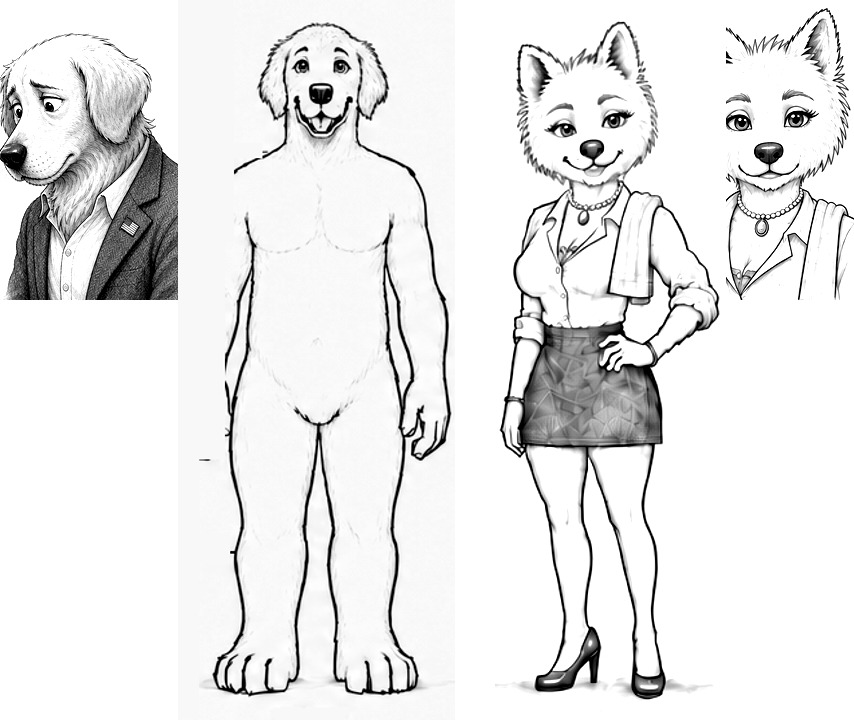
#> input picture scripts/training/variant-refs/barclay-abby.jpg, 854 x 720 px, given in place of variant-refs, which was not available
$ python measure-abby-eye.py training/variant-refs
#> lines starting #> are read from the running program, lines starting #| are printed output that depends on the picture; pictures that were not available may be replaced by others from this repository, and a replacement may not be noted
"""MEASURE ABBY'S EYE - the judges' round-3 pass criterion, applied by number.

    "Judge the eye by measurement, not by eye: the near eye opening must fall
     well under 40% below L60 with a genuine paper-white patch on each side of
     the iris, or the round has failed again."

The look card measures the same way (section 1): abby-face-reference.jpg at
87.6% / 83.5% below L60, canon/vision/studies/abby.png at 52.3% / 39.7%, both
with no white at either side of the iris.

HOW THE BOX IS FOUND. In these renders the iris, pupil and lash line fuse into
ONE dark blob per eye - that blob IS the dark of the eye, which is the thing being
measured. The script thresholds at L70 inside a face-band search window, keeps
components of a plausible size, and takes the PAIR whose two blobs are close to
the same area, close to the same width and at close to the same height (without
that test a bottle shadow and the shelf edge outscore the eyes). Each blob's
bounding box is then grown by x1.35 wide and x1.30 tall to the eye OPENING, and
inside that opening:

  dark_pct   percentage of the opening below luminance 60 - the card's own metric
  white_L    the brightest 5th-percentile-from-top value in the strip on each
             SIDE of the iris (the outer 22% of the opening's width, at pupil
             height). "Paper-white" is judged against the render's own paper: the
             margin white is measured off the picture and printed as paper_L.

Usage:  python scripts/measure-abby-eye.py IMAGE [IMAGE ...] [--json]
"""
from __future__ import annotations

import argparse
import json
from pathlib import Path

import numpy as np
from PIL import Image, ImageDraw
from scipy import ndimage

SEARCH = (0.44, 0.42, 0.70, 0.56)      # x0, y0, x1, y1 as fractions of the frame
DARK_MAX_L = 70                        # the dark of the eye - iris, pupil, lash
DARK_AREA = (150, 2400)                # px, at 1344x1680
OPEN_W, OPEN_H = 1.35, 1.30            # the OPENING as a multiple of that dark bbox
SIDE_FRAC = 0.22                       # the outer strip on each side of the iris


def paper_white(a: np.ndarray) -> float:
    """The render's own white. These plates are full-bleed - there is no paper
    margin to sample - so the reference white is the brightest tone the picture
    actually reaches (the lit fur and the window), at the 99.5th percentile."""
    return float(np.percentile(a, 99.5))


def find_eyes(a: np.ndarray):
    h, w = a.shape
    x0, y0, x1, y1 = (round(SEARCH[0] * w), round(SEARCH[1] * h),
                      round(SEARCH[2] * w), round(SEARCH[3] * h))
    win = a[y0:y1, x0:x1]
    lab, n = ndimage.label(win < DARK_MAX_L)
    blobs = []
    for i in range(1, n + 1):
        ys, xs = np.where(lab == i)
        if not (DARK_AREA[0] <= ys.size <= DARK_AREA[1]):
            continue
        bw, bh = xs.max() - xs.min() + 1, ys.max() - ys.min() + 1
        # ABBY'S EYE IS SPECIFIED WIDER THAN IT IS TALL, so the dark inside it is
        # too. Requiring that here is what stops a tall bottle label on the back
        # bar from pairing with a real eye - it did exactly that at seeds 44 and 55.
        if bw == 0 or bh == 0 or bw / bh > 3.2 or bw / bh < 1.05:
            continue
        blobs.append({"cx": xs.mean() + x0, "cy": ys.mean() + y0, "w": bw, "h": bh, "area": ys.size})
    blobs.sort(key=lambda b: -b["area"])
    best = None
    for i in range(len(blobs)):
        for j in range(i + 1, len(blobs)):
            p, q = blobs[i], blobs[j]
            if abs(p["cy"] - q["cy"]) > 0.75 * max(p["h"], q["h"]) + 10:
                continue
            gap = abs(p["cx"] - q["cx"])
            if not (1.3 * max(p["w"], q["w"]) < gap < 6.0 * max(p["w"], q["w"])):
                continue
            # A PAIR OF EYES IS A PAIR: the two pupils are close to the same size
            # and sit at close to the same height. Without this the bright shelf
            # edge and a bottle shadow score higher than the eyes themselves.
            ar = max(p["area"], q["area"]) / max(1, min(p["area"], q["area"]))
            wr = max(p["w"], q["w"]) / max(1, min(p["w"], q["w"]))
            hr = max(p["h"], q["h"]) / max(1, min(p["h"], q["h"]))
            if ar > 2.2 or wr > 1.8 or hr > 1.8:
                continue
            score = (p["area"] + q["area"]) / (ar * wr)
            if best is None or score > best[0]:
                best = (score, sorted([p, q], key=lambda b: b["cx"]))
    return None if best is None else best[1]


def measure(path: Path) -> dict:
    im = Image.open(path).convert("L")
    a = np.asarray(im).astype(np.float32)
    paper = paper_white(a)
    eyes = find_eyes(a)
    out = {"image": str(path), "paper_L": round(paper, 1), "eyes": []}
    if not eyes:
        out["error"] = "no eye pair found in the search window"
        return out
    for side, b in zip(("viewer_left", "viewer_right"), eyes):
        ow = max(6, round(b["w"] * OPEN_W / 2))     # HALF-extents: the box is OPEN_W wide
        oh = max(5, round(b["h"] * OPEN_H / 2))
        cx, cy = round(b["cx"]), round(b["cy"])
        x0, x1 = max(0, cx - ow), min(a.shape[1], cx + ow)
        y0, y1 = max(0, cy - oh), min(a.shape[0], cy + oh)
        box = a[y0:y1, x0:x1]
        if box.size == 0:
            continue
        sw = max(2, round(box.shape[1] * SIDE_FRAC))
        band = box[max(0, box.shape[0] // 2 - 4): box.shape[0] // 2 + 4]
        left_L = float(np.percentile(band[:, :sw], 95)) if band.size else 0.0
        right_L = float(np.percentile(band[:, -sw:], 95)) if band.size else 0.0
        out["eyes"].append({
            "side": side,
            "box": [int(x0), int(y0), int(x1 - x0), int(y1 - y0)],
            "dark_pct_below_L60": round(100.0 * float((box < 60).mean()), 1),
            "white_left_L": round(left_L, 1),
            "white_right_L": round(right_L, 1),
            "white_left_vs_paper": round(left_L - paper, 1),
            "white_right_vs_paper": round(right_L - paper, 1),
        })
    if out["eyes"]:
        near = max(out["eyes"], key=lambda e: e["box"][2] * e["box"][3])
        ok_dark = near["dark_pct_below_L60"] < 40.0
        ok_white = min(near["white_left_L"], near["white_right_L"]) >= paper - 18
        out["verdict"] = {
            "near_eye": near["side"],
            "near_dark_pct": near["dark_pct_below_L60"],
            "passes_dark_under_40": ok_dark,
            "passes_white_both_sides": ok_white,
            "passes": ok_dark and ok_white,
        }
    return out


def main() -> None:
    ap = argparse.ArgumentParser()
    ap.add_argument("images", nargs="+")
    ap.add_argument("--json", action="store_true")
    ap.add_argument("--debug", action="store_true", help="write the found boxes onto a face crop")
    a = ap.parse_args()
    rows = [measure(Path(p)) for p in a.images]
#> in measure, `paper = paper_white(a)`: paper = 255
#> in find_eyes, `win = a[y0:y1, x0:x1]`:
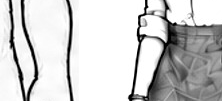
#> win: shape (101, 222) float32; min 0, max 255, mean 204.8
#> in find_eyes, `lab, n = ndimage.label(win < DARK_MAX_L)`:
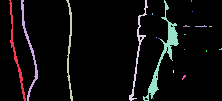
#> lab: shape (101, 222) int32; 22 distinct labels, from 0 to 21; one colour per label, 0 black
#> in find_eyes, `lab, n = ndimage.label(win < DARK_MAX_L)`: n = 21
#> the loop in find_eyes, `for i in range(1, n + 1):` made 21 passes
#> (ys, xs) on passes 6, 7, 8, 9, 11, 12, 13, 14: ([0, 1], [191, 191]), ([11], [192]), ([13, 14], [152, 152]), ([25, 25, 26, 26, 26, 26, 26, 26, 26], [185, 186, 183, 184, 185, 186, 187, 188, 189]), ([26, 26, 26], [209, 210, 211]), ([34, 34], [184, 185]), ([37], [156]), ([38, 38], [158, 159])
#> bw on passes 1 to 5: 17, 17, 7, 19, 36
#> after the loop in find_eyes, `for i in range(1, n + 1):`: blobs = []
#> in measure, `out = {"image": str(path), "paper_L": round(paper, 1), "eyes": []}`: out = {'image': 'training/variant-refs', 'paper_L': 255, 'eyes': []}
#> rows = 1 item
    if a.debug:
        for r in rows:
            if "error" in r:
                continue
            im = Image.open(r["image"]).convert("RGB")
            d = ImageDraw.Draw(im)
            for e in r["eyes"]:
                x, y, w_, h_ = e["box"]
                d.rectangle([x, y, x + w_, y + h_], outline=(255, 0, 0), width=3)
            out = Path(r["image"]).with_name("debug-eye-" + Path(r["image"]).name)
            im.crop((380, 520, 1060, 1120)).save(out)
            print("   debug ->", out)
    if a.json:
        print(json.dumps(rows, indent=2))
        return
    for r in rows:
        name = Path(r["image"]).name
        if "error" in r:
            print(f"{name:34s}  {r['error']}")
            continue
        v = r["verdict"]
        print(f"{name:34s}  paper L{r['paper_L']:.0f}  near={v['near_eye']:12s} "
              f"dark={v['near_dark_pct']:5.1f}%  "
              f"{'PASS' if v['passes_dark_under_40'] else 'FAIL'}-dark  "
              f"{'PASS' if v['passes_white_both_sides'] else 'FAIL'}-white  "
              f"=> {'PASS' if v['passes'] else 'FAIL'}")
        for e in r["eyes"]:
            print(f"    {e['side']:12s} box={e['box']} dark={e['dark_pct_below_L60']:5.1f}% "
                  f"whiteL={e['white_left_L']:5.1f} whiteR={e['white_right_L']:5.1f} "
                  f"(paper {r['paper_L']:.0f})")
#> this loop made 1 pass
#> name on pass 1: 'variant-refs'
#| variant-refs                        no eye pair found in the search window


if __name__ == "__main__":
    main()

$ run again, on scripts/training/variant-refs/barclay.jpg
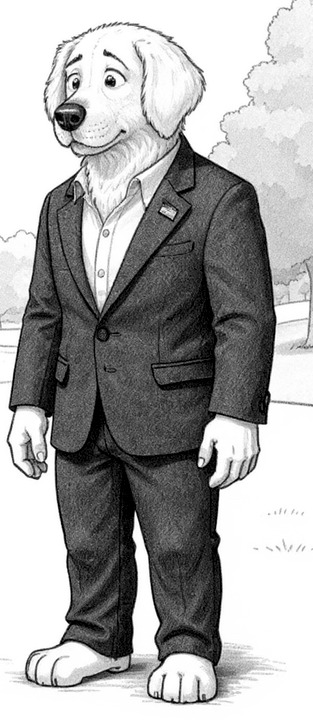
#> input picture scripts/training/variant-refs/barclay.jpg, 313 x 720 px, given in place of variant-refs, which was not available
#> paper = 255
#> in find_eyes, `win = a[y0:y1, x0:x1]`:
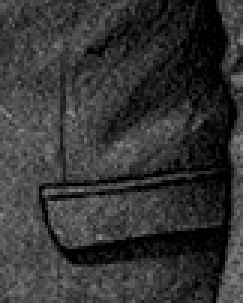
#> win: shape (101, 81) float32 (shown 3 times larger); min 0, max 141, mean 52.5
#> in find_eyes, `lab, n = ndimage.label(win < DARK_MAX_L)`:
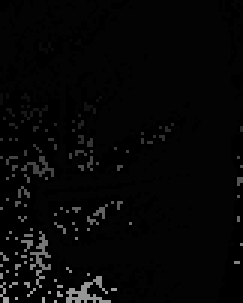
#> lab: shape (101, 81) int32 (shown 3 times larger); min 0, max 167, mean 6.4
#> n = 167
#> the loop in find_eyes, `for i in range(1, n + 1):` made 167 passes
#> (ys, xs) on passes 1, 2, 4: ([0], [1]), ([0, 0, 1, 1], [5, 6, 5, 6]), ([0, 0, 0, 1, 1, 1, 2], [78, 79, 80, 77, 78, 80, 78])
#> after the loop in find_eyes, `for i in range(1, n + 1):`: blobs = []
#> out = {'image': 'training/variant-refs', 'paper_L': 255, 'eyes': []}
#> rows = 1 item
#> the loop in main, `for r in rows:` made 1 pass
#> name on pass 1: 'variant-refs'
#> (printed output is left out)
